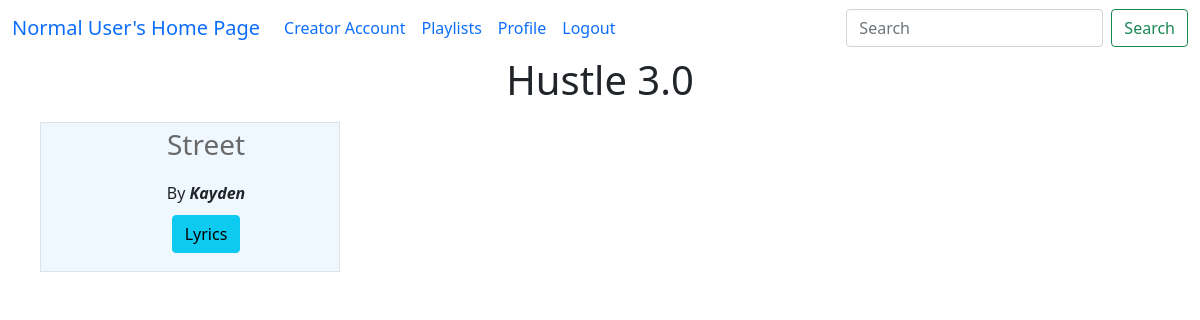
The page /album_songs/1/1 on the database as committed earlier.
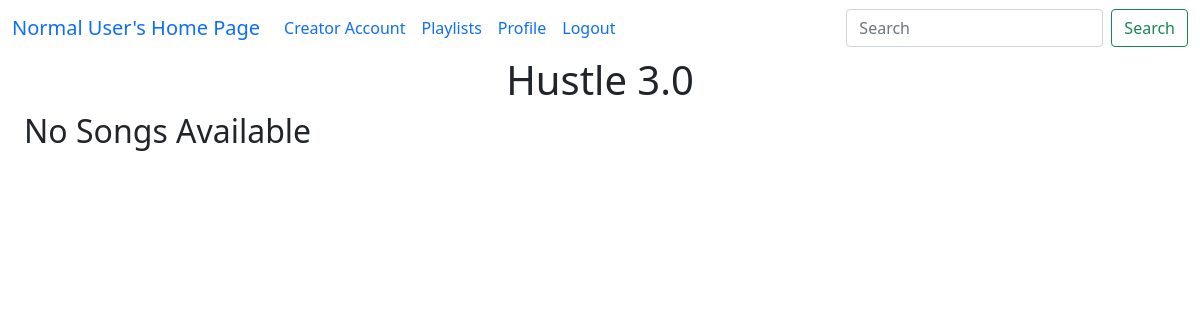
The same page on the database as committed later.
### model1.py (models this page shows, shortened)
class Song(db.Model):
    song_id = db.Column(db.Integer, primary_key=True)
    song_name = db.Column(db.String(100), nullable=False)
    song_artist = db.Column(db.String(100))
    song_language = db.Column(db.String(30))
    song_genre = db.Column(db.String(50))
    song_lyrics = db.Column(db.Text())   # variable string size
    song_duration = db.Column(db.Integer)  # in seconds
    release_date = db.Column(db.String(20))
    creator_id = db.Column(db.Integer, db.ForeignKey("user.user_id"), nullable=False)
    album_id = db.Column(db.Integer, db.ForeignKey("album.album_id") ,default=None)
    song_path = db.Column(db.String(255),default=None)
    song_thumbnail = db.Column(db.String(255),default=None)
    song_play_count = db.Column(db.Integer, default=0)
    song_flag = db.Column(db.Boolean,default=False)
    song_avg_rating = db.Column(db.Float(), default=0) # included later during devlopement
    creator = db.relationship("User", backref="songs")

### app.py (the view)
@app.route("/album_songs/<int:u_id>/<int:a_id>", methods=["GET", "POST"])
def album_songs(a_id, u_id):
    user = User.query.get(u_id)
    songs = Song.query.filter(Song.song_flag==False , Song.album_id==a_id).all()
    album = Album.query.get(a_id)
    return render_template(
        "album_songs.html", songs=songs, album=album, user=user
    )

### app.py (called while the page is built)
@app.context_processor
def search_processor():
    return {'searched': request.form.get("searched")}

### templates/album_songs.html (shortened to what this page needs)
<!doctype html>
<html lang="en">
<head>
    <link href="https://cdn.jsdelivr.net/npm/bootstrap@5.0.2/dist/css/bootstrap.min.css" rel="stylesheet"
>
</head>
<body>
    {% extends "general_user_navbar.html" %}
    {% block content %}
    <div class="container-fluid">
        <div class="container-fluid ">
            <h1 style="text-align: center;"><label for="songs">{{album.album_name}}</label></h1>
                {% if songs|length == 0 %}
                <h2>No Songs Available</h2>
                {% else %}
                <div class=" songs container text-center " id="songs">
                <div class="row row-cols-4">
                    {% for song in songs %}
                    <div id="song" class="col  border border-primary-subtle" style="text-transform: capitalize; ">
                        <ul type="none">
                            <li>
                                <p class="fs-3" ><a href="/play_song/{{user.user_id}}/{{song.song_id}}" style="text-decoration: none; color:dimgrey;" onmouseover="this.style.color='black'" onmouseout="this.style.color='dimgrey'" >{{song.song_name}}</a></p>
                            </li>
                            <li>by <b><i>{{song.song_artist}}</i></b></li>
                            <li style="margin: 10px;"><a class="btn btn btn-info"
                                    href="/user_song_lyrics/{{user.user_id}}/{{song.song_id}}" type="button">Lyrics</a></li>
                        </ul>
                    </div>
                    {% endfor %}
                </div>
                {% endif %}
            </div>
        </div>
    </div>
    {% endblock %}

Rows that differ between the two databases and show on the page:
no longer on this page (row edited): Song: song_name "Street", song_artist "Kayden"
Other text that changed with them:
text now shown: "No Songs Available"
